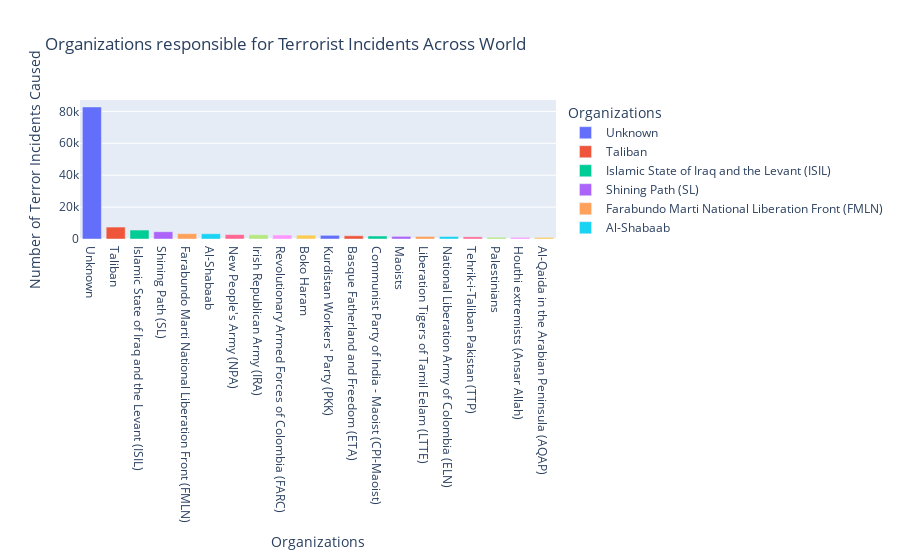

This figure's notebook cell:
### Code cell
bar=px.bar(x=df3['gname'],y=df3['eventid'], color=df3['gname'],title='Organizations responsible for Terrorist Incidents Across World',
          labels={
              'x':'Organizations',
              'y':'Number of Terror Incidents Caused',
              'color':'Organizations'
          })
bar.show()

### Figure 1 — Plotly figure (JSON) as saved in the notebook; plotly's stock layout.template omitted (floating-point values rounded to 4 significant figures)
{"data": [{"alignmentgroup": "True", "hovertemplate": "Organizations=%{x}<br>Number of Terror Incidents Caused=%{y}<extra></extra>", "legendgroup": "Unknown", "marker": {"color": "#636efa", "pattern": {"shape": ""}}, "name": "Unknown", "offsetgroup": "Unknown", "orientation": "v", "showlegend": true, "textposition": "auto", "type": "bar", "x": ["Unknown"], "xaxis": "x", "y": [82782], "yaxis": "y"}, {"alignmentgroup": "True", "hovertemplate": "Organizations=%{x}<br>Number of Terror Incidents Caused=%{y}<extra></extra>", "legendgroup": "Taliban", "marker": {"color": "#EF553B", "pattern": {"shape": ""}}, "name": "Taliban", "offsetgroup": "Taliban", "orientation": "v", "showlegend": true, "textposition": "auto", "type": "bar", "x": ["Taliban"], "xaxis": "x", "y": [7478], "yaxis": "y"}, {"alignmentgroup": "True", "hovertemplate": "Organizations=%{x}<br>Number of Terror Incidents Caused=%{y}<extra></extra>", "legendgroup": "Islamic State of Iraq and the Levant (ISIL)", "marker": {"color": "#00cc96", "pattern": {"shape": ""}}, "name": "Islamic State of Iraq and the Levant (ISIL)", "offsetgroup": "Islamic State of Iraq and the Levant (ISIL)", "orientation": "v", "showlegend": true, "textposition": "auto", "type": "bar", "x": ["Islamic State of Iraq and the Levant (ISIL)"], "xaxis": "x", "y": [5613], "yaxis": "y"}, {"alignmentgroup": "True", "hovertemplate": "Organizations=%{x}<br>Number of Terror Incidents Caused=%{y}<extra></extra>", "legendgroup": "Shining Path (SL)", "marker": {"color": "#ab63fa", "pattern": {"shape": ""}}, "name": "Shining Path (SL)", "offsetgroup": "Shining Path (SL)", "orientation": "v", "showlegend": true, "textposition": "auto", "type": "bar", "x": ["Shining Path (SL)"], "xaxis": "x", "y": [4555], "yaxis": "y"}, {"alignmentgroup": "True", "hovertemplate": "Organizations=%{x}<br>Number of Terror Incidents Caused=%{y}<extra></extra>", "legendgroup": "Farabundo Marti National Liberation Front (FMLN)", "marker": {"color": "#FFA15A", "pattern": {"shape": ""}}, "name": "Farabundo Marti National Liberation Front (FMLN)", "offsetgroup": "Farabundo Marti National Liberation Front (FMLN)", "orientation": "v", "showlegend": true, "textposition": "auto", "type": "bar", "x": ["Farabundo Marti National Liberation Front (FMLN)"], "xaxis": "x", "y": [3351], "yaxis": "y"}, {"alignmentgroup": "True", "hovertemplate": "Organizations=%{x}<br>Number of Terror Incidents Caused=%{y}<extra></extra>", "legendgroup": "Al-Shabaab", "marker": {"color": "#19d3f3", "pattern": {"shape": ""}}, "name": "Al-Shabaab", "offsetgroup": "Al-Shabaab", "orientation": "v", "showlegend": true, "textposition": "auto", "type": "bar", "x": ["Al-Shabaab"], "xaxis": "x", "y": [3288], "yaxis": "y"}, {"alignmentgroup": "True", "hovertemplate": "Organizations=%{x}<br>Number of Terror Incidents Caused=%{y}<extra></extra>", "legendgroup": "New People's Army (NPA)", "marker": {"color": "#FF6692", "pattern": {"shape": ""}}, "name": "New People's Army (NPA)", "offsetgroup": "New People's Army (NPA)", "orientation": "v", "showlegend": true, "textposition": "auto", "type": "bar", "x": ["New People's Army (NPA)"], "xaxis": "x", "y": [2772], "yaxis": "y"}, {"alignmentgroup": "True", "hovertemplate": "Organizations=%{x}<br>Number of Terror Incidents Caused=%{y}<extra></extra>", "legendgroup": "Irish Republican Army (IRA)", "marker": {"color": "#B6E880", "pattern": {"shape": ""}}, "name": "Irish Republican Army (IRA)", "offsetgroup": "Irish Republican Army (IRA)", "orientation": "v", "showlegend": true, "textposition": "auto", "type": "bar", "x": ["Irish Republican Army (IRA)"], "xaxis": "x", "y": [2671], "yaxis": "y"}, {"alignmentgroup": "True", "hovertemplate": "Organizations=%{x}<br>Number of Terror Incidents Caused=%{y}<extra></extra>", "legendgroup": "Revolutionary Armed Forces of Colombia (FARC)", "marker": {"color": "#FF97FF", "pattern": {"shape": ""}}, "name": "Revolutionary Armed Forces of Colombia (FARC)", "offsetgroup": "Revolutionary Armed Forces of Colombia (FARC)", "orientation": "v", "showlegend": true, "textposition": "auto", "type": "bar", "x": ["Revolutionary Armed Forces of Colombia (FARC)"], "xaxis": "x", "y": [2487], "yaxis": "y"}, {"alignmentgroup": "True", "hovertemplate": "Organizations=%{x}<br>Number of Terror Incidents Caused=%{y}<extra></extra>", "legendgroup": "Boko Haram", "marker": {"color": "#FECB52", "pattern": {"shape": ""}}, "name": "Boko Haram", "offsetgroup": "Boko Haram", "orientation": "v", "showlegend": true, "textposition": "auto", "type": "bar", "x": ["Boko Haram"], "xaxis": "x", "y": [2418], "yaxis": "y"}, {"alignmentgroup": "True", "hovertemplate": "Organizations=%{x}<br>Number of Terror Incidents Caused=%{y}<extra></extra>", "legendgroup": "Kurdistan Workers' Party (PKK)", "marker": {"color": "#636efa", "pattern": {"shape": ""}}, "name": "Kurdistan Workers' Party (PKK)", "offsetgroup": "Kurdistan Workers' Party (PKK)", "orientation": "v", "showlegend": true, "textposition": "auto", "type": "bar", "x": ["Kurdistan Workers' Party (PKK)"], "xaxis": "x", "y": [2310], "yaxis": "y"}, {"alignmentgroup": "True", "hovertemplate": "Organizations=%{x}<br>Number of Terror Incidents Caused=%{y}<extra></extra>", "legendgroup": "Basque Fatherland and Freedom (ETA)", "marker": {"color": "#EF553B", "pattern": {"shape": ""}}, "name": "Basque Fatherland and Freedom (ETA)", "offsetgroup": "Basque Fatherland and Freedom (ETA)", "orientation": "v", "showlegend": true, "textposition": "auto", "type": "bar", "x": ["Basque Fatherland and Freedom (ETA)"], "xaxis": "x", "y": [2024], "yaxis": "y"}, {"alignmentgroup": "True", "hovertemplate": "Organizations=%{x}<br>Number of Terror Incidents Caused=%{y}<extra></extra>", "legendgroup": "Communist Party of India - Maoist (CPI-Maoist)", "marker": {"color": "#00cc96", "pattern": {"shape": ""}}, "name": "Communist Party of India - Maoist (CPI-Maoist)", "offsetgroup": "Communist Party of India - Maoist (CPI-Maoist)", "orientation": "v", "showlegend": true, "textposition": "auto", "type": "bar", "x": ["Communist Party of India - Maoist (CPI-Maoist)"], "xaxis": "x", "y": [1878], "yaxis": "y"}, {"alignmentgroup": "True", "hovertemplate": "Organizations=%{x}<br>Number of Terror Incidents Caused=%{y}<extra></extra>", "legendgroup": "Maoists", "marker": {"color": "#ab63fa", "pattern": {"shape": ""}}, "name": "Maoists", "offsetgroup": "Maoists", "orientation": "v", "showlegend": true, "textposition": "auto", "type": "bar", "x": ["Maoists"], "xaxis": "x", "y": [1630], "yaxis": "y"}, {"alignmentgroup": "True", "hovertemplate": "Organizations=%{x}<br>Number of Terror Incidents Caused=%{y}<extra></extra>", "legendgroup": "Liberation Tigers of Tamil Eelam (LTTE)", "marker": {"color": "#FFA15A", "pattern": {"shape": ""}}, "name": "Liberation Tigers of Tamil Eelam (LTTE)", "offsetgroup": "Liberation Tigers of Tamil Eelam (LTTE)", "orientation": "v", "showlegend": true, "textposition": "auto", "type": "bar", "x": ["Liberation Tigers of Tamil Eelam (LTTE)"], "xaxis": "x", "y": [1606], "yaxis": "y"}, {"alignmentgroup": "True", "hovertemplate": "Organizations=%{x}<br>Number of Terror Incidents Caused=%{y}<extra></extra>", "legendgroup": "National Liberation Army of Colombia (ELN)", "marker": {"color": "#19d3f3", "pattern": {"shape": ""}}, "name": "National Liberation Army of Colombia (ELN)", "offsetgroup": "National Liberation Army of Colombia (ELN)", "orientation": "v", "showlegend": true, "textposition": "auto", "type": "bar", "x": ["National Liberation Army of Colombia (ELN)"], "xaxis": "x", "y": [1561], "yaxis": "y"}, {"alignmentgroup": "True", "hovertemplate": "Organizations=%{x}<br>Number of Terror Incidents Caused=%{y}<extra></extra>", "legendgroup": "Tehrik-i-Taliban Pakistan (TTP)", "marker": {"color": "#FF6692", "pattern": {"shape": ""}}, "name": "Tehrik-i-Taliban Pakistan (TTP)", "offsetgroup": "Tehrik-i-Taliban Pakistan (TTP)", "orientation": "v", "showlegend": true, "textposition": "auto", "type": "bar", "x": ["Tehrik-i-Taliban Pakistan (TTP)"], "xaxis": "x", "y": [1351], "yaxis": "y"}, {"alignmentgroup": "True", "hovertemplate": "Organizations=%{x}<br>Number of Terror Incidents Caused=%{y}<extra></extra>", "legendgroup": "Palestinians", "marker": {"color": "#B6E880", "pattern": {"shape": ""}}, "name": "Palestinians", "offsetgroup": "Palestinians", "orientation": "v", "showlegend": true, "textposition": "auto", "type": "bar", "x": ["Palestinians"], "xaxis": "x", "y": [1125], "yaxis": "y"}, {"alignmentgroup": "True", "hovertemplate": "Organizations=%{x}<br>Number of Terror Incidents Caused=%{y}<extra></extra>", "legendgroup": "Houthi extremists (Ansar Allah)", "marker": {"color": "#FF97FF", "pattern": {"shape": ""}}, "name": "Houthi extremists (Ansar Allah)", "offsetgroup": "Houthi extremists (Ansar Allah)", "orientation": "v", "showlegend": true, "textposition": "auto", "type": "bar", "x": ["Houthi extremists (Ansar Allah)"], "xaxis": "x", "y": [1062], "yaxis": "y"}, {"alignmentgroup": "True", "hovertemplate": "Organizations=%{x}<br>Number of Terror Incidents Caused=%{y}<extra></extra>", "legendgroup": "Al-Qaida in the Arabian Peninsula (AQAP)", "marker": {"color": "#FECB52", "pattern": {"shape": ""}}, "name": "Al-Qaida in the Arabian Peninsula (AQAP)", "offsetgroup": "Al-Qaida in the Arabian Peninsula (AQAP)", "orientation": "v", "showlegend": true, "textposition": "auto", "type": "bar", "x": ["Al-Qaida in the Arabian Peninsula (AQAP)"], "xaxis": "x", "y": [1020], "yaxis": "y"}], "layout": {"barmode": "relative", "legend": {"title": {"text": "Organizations"}, "tracegroupgap": 0}, "title": {"text": "Organizations responsible for Terrorist Incidents Across World"}, "xaxis": {"anchor": "y", "domain": [0, 1], "title": {"text": "Organizations"}}, "yaxis": {"anchor": "x", "domain": [0, 1], "title": {"text": "Number of Terror Incidents Caused"}}}}
